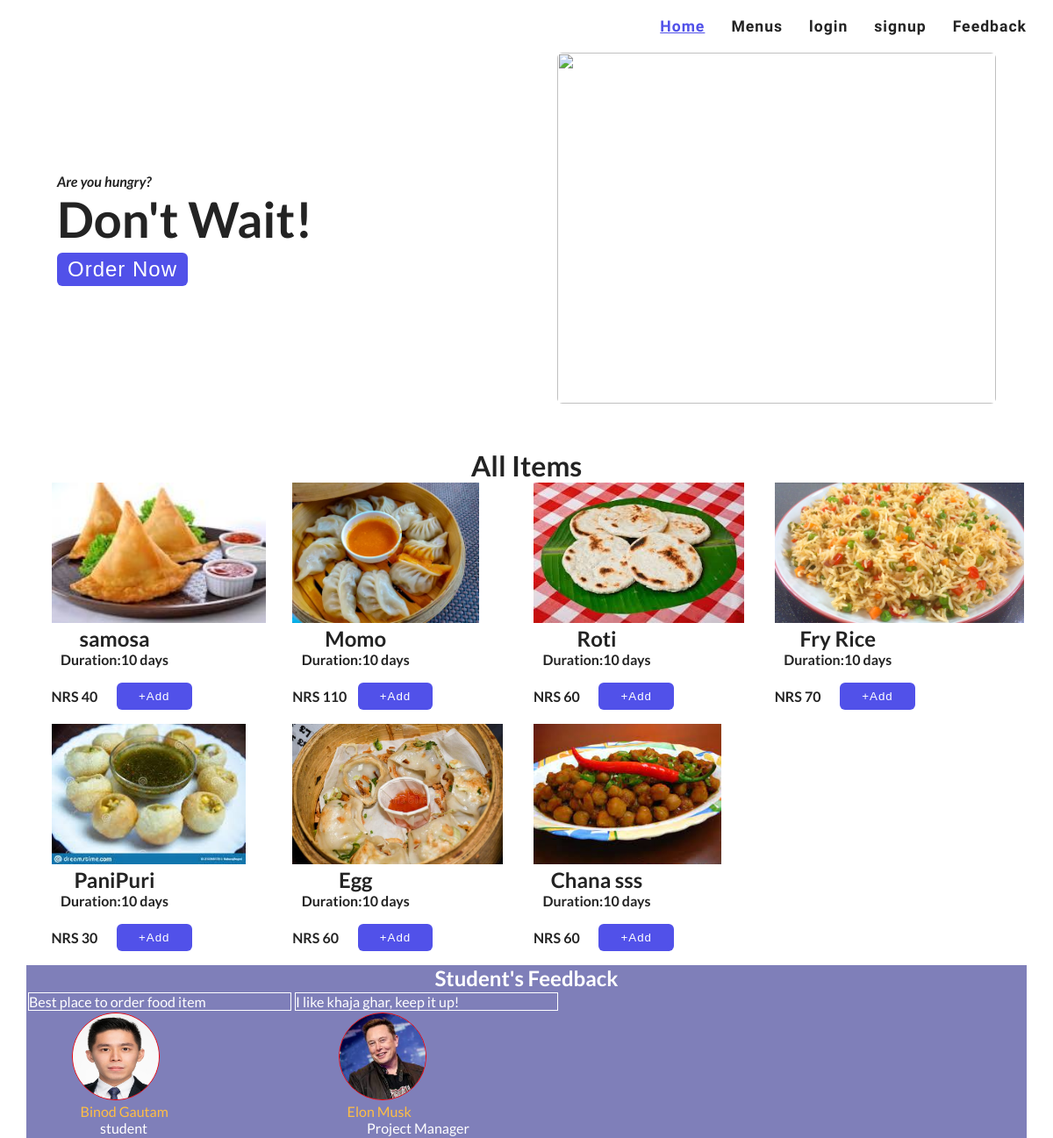
The app's page /view/index.php with its own data.
### tables this page shows
CREATE TABLE `item` (
  `item_id` int(11) NOT NULL,
  `item_name` varchar(240) DEFAULT NULL,
  `item_price` int(100) DEFAULT NULL,
  `item_duration` varchar(240) DEFAULT NULL,
  `item_img` text DEFAULT NULL
);

CREATE TABLE `feedback` (
  `f_id` int(11) NOT NULL,
  `f_content` varchar(240) DEFAULT NULL,
  `stu_id` int(11) DEFAULT NULL
);

CREATE TABLE `student` (
  `stu_id` int(11) NOT NULL,
  `stu_name` varchar(240) DEFAULT NULL,
  `stu_email` varchar(240) DEFAULT NULL,
  `stu_pass` varchar(240) DEFAULT NULL,
  `stu_occ` varchar(240) DEFAULT NULL,
  `stu_img` text DEFAULT NULL
);

### view/index.php (the view, shortened to what this page needs)
<?php include("header.php") ?>
    <section class="container hero" >
        <div style="width: 50%;">
            <h6 style="font-size: 1rem;"><em>Are you hungry?</em></h6>
            <h1 style="font-size: 3.5rem; font-weight: bold;">Don't Wait!</h1>
            <button class="btn"><a href="#item_section">Order Now</a></button>
        </div>
        <div>
            <div style="width:50%;">
                <img src="../img/hero1.jpg" alt="">
            </div>
        </div>
    </section>
    <section id="item_section" style="margin-top: 3rem;" class="container">
        <h1 style="font-weight: bold; font-size: 2rem; text-align: center;">All Items</h1>
        <div class="item-wrapper container">
            <?php
            include ("../php/partials/dbconnect.php");
             $sql = "SELECT * FROM item";
             $result = $conn->query($sql);
             if($result->num_rows > 0){
               while($row = $result->fetch_assoc()){
          echo' <div style="width: 16rem;">
                <img style="height: 10rem;" src="'.$row['item_img'].'" alt="">
                <div style="text-align: center;">
                      <form action="manage_cart.php" method="post">
                    <h2 style="margin-right: 7rem;">'.$row['item_name'].'</h2>
                    <span style="font-weight: bold; margin-right: 7rem;">Duration:'.$row['item_duration'].'</span>
                    <div style="display: flex; align-items: center; justify-content: space-between; margin-right: 6rem; margin-top: 1rem;">
                        <span style="font-weight: bold;">NRS '.$row['item_price'].'</span>
                        <input type="hidden"  name="item_id" value="'.$row['item_id'].'">
                        <input type="hidden" name="item_name" value="'.$row['item_name'].'">
                        <input type="hidden" name="item_duration" value="'.$row['item_duration'].'">
                        <input type="hidden" name="item_price" value="'.$row['item_price'].'">
                        <button type="submit" style="display: flex; align-items: center;justify-content:space-between" class="add-to-cart" name="add-to-cart">
                            <span>+</span>
                            <span>Add</span>
                        </button>
                    </div>
                </form>
                </div>
            </div>';
               }
            }
            ?>
        </div>
    </section>
   <section id="student_feedback" class="container" style="background-color: rgb(127, 127, 185); margin-top: 1rem;">
       <h1 style="text-align: center; color: white;">Student's Feedback</h1>
       <div class="student-wrapper">
       <?php
              $sql = "SELECT s.stu_name, s.stu_occ, s.stu_img, f.f_content FROM student AS s JOIN feedback AS f ON s.stu_id = f.stu_id";
              $result = $conn->query($sql);
              if($result->num_rows > 0) {
                while($row = $result->fetch_assoc()){
                  $s_img = $row['stu_img'];
            ?>
       <div style="margin: 2px;">
        <div style="border: 1px solid white; width:300px;" class="student-text">
           <p style="color: white;">
           <?php echo $row['f_content'];?>
           </p>
        </div>
           <div style="margin-top: 2px; margin-left: 50px;">
               <img style="border-radius: 50%; border: 1px solid red; height: 100px; width: 100px;" src="<?php echo  $s_img; ?>" alt="">
                <div>
                    <span style="color: rgb(255, 190, 68); margin-left: .6rem;"><?php echo $row['stu_name']; ?></span> <br>
                     <span style="color: white; margin-left: 2rem;""><?php echo $row['stu_occ']; ?></span>
                </div>
           </div>
        </div>
        <?php }} ?>
       </div>
   </section>
   <?php include("footer.php") ?>

### css/style.css (style rules this page uses)
section.hero { display: flex; justify-content: center; align-items: center; }
section.hero img { width: 500px; height: 400px; border-radius: 6px; }
section.hero button.btn { outline: none; border-radius: 6px; background: var(--primary); padding: 5px 12px; border: none; cursor: pointer; letter-spacing: 1px; }
section.hero button.btn a { text-decoration: none; font-size: 1.5rem; color: white; }
.item-wrapper { display: grid; grid-template-columns: repeat(4, minmax(0, 1fr)); row-gap: 1rem; column-gap: 1rem; }
.item-wrapper button.add-to-cart { margin-top: 1px; outline: none; color: white; border-radius: 6px; background: var(--primary); padding: 8px 25px; border: none; cursor: pointer; letter-spacing: 1px; }
.student-wrapper { display: flex; }

### css/util.css (style rules this page uses)
:root { --font1:'Baloo Bhai 2', cursive; --font2:'Baloo Bhai 2', cursive; }
* { padding: 0; margin: 0; box-sizing: border-box; -webkit-font-smoothing:antialiased; }
:root { --primary:rgb(81, 81, 233); --dark:#232323; --pure:#fff; --smoke:whitesmoke; --dark-gray:#999; }
html { scroll-behavior: smooth; }
body { font-family: 'Lato', sans-serif; background: var(--pure); color:var(--dark) }
.container { width: 1240px; max-width: 95%; margin: 0 auto; }
.btn { margin-top: 5px; outline: none; color: white; border-radius: 6px; background: var(--primary); padding: 10px 14px; border: none; cursor: pointer; letter-spacing: 1px; }

### records on screen
item: item_img (picture), item_name "samosa", item_duration "10 days", item_price "40"
item: item_img (picture), item_name "Momo", item_duration "10 days", item_price "110"
item: item_img (picture), item_name "Roti", item_duration "10 days", item_price "60"
item: item_img (picture), item_name "Fry Rice", item_duration "10 days", item_price "70"
item: item_img (picture), item_name "PaniPuri", item_duration "10 days", item_price "30"
item: item_img (picture), item_name "Egg", item_duration "10 days", item_price "60"
item: item_img (picture), item_name "Chana sss", item_duration "10 days", item_price "60"
feedback: f_content "Best place to order food item", stu.stu_img (picture), stu.stu_name "Binod Gautam", stu.stu_occ "student"
feedback: f_content "I like khaja ghar, keep it up!", stu.stu_img (picture), stu.stu_name "Elon Musk", stu.stu_occ "Project Manager"
